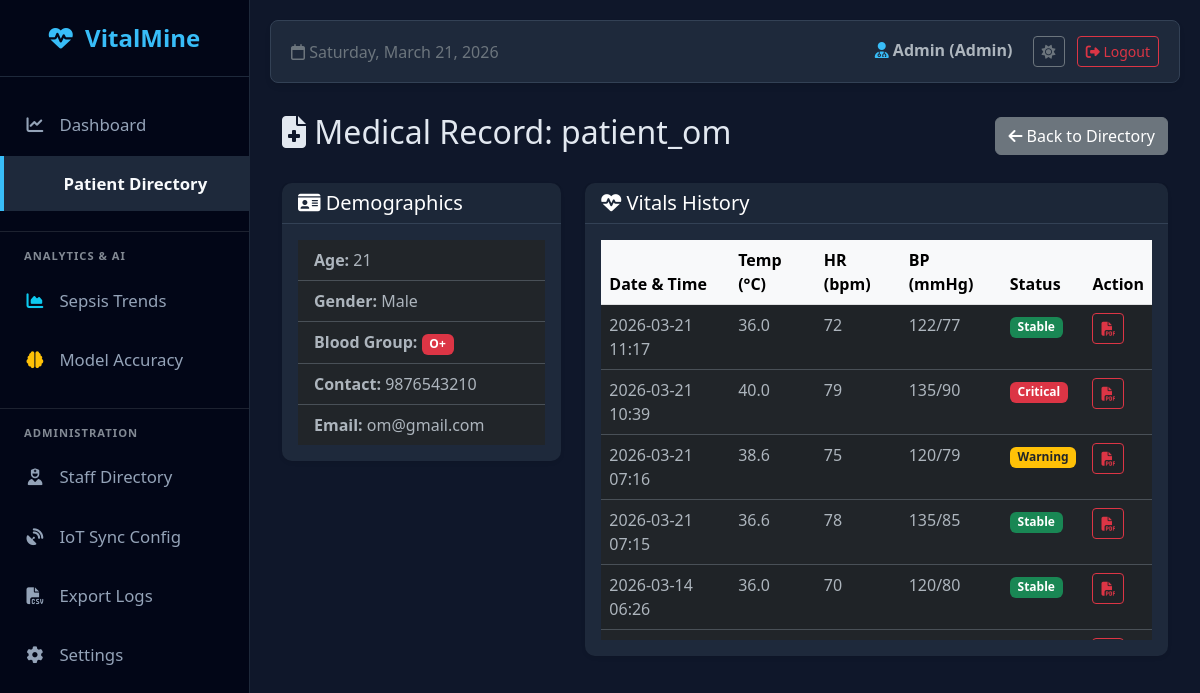
The page /patient_file/4 (signed in) on the database its author committed.
### models.py (models this page shows)
class User(UserMixin, db.Model):
    id = db.Column(db.Integer, primary_key=True)
    username = db.Column(db.String(100), unique=True, nullable=False)
    email = db.Column(db.String(120), unique=True, nullable=True)
    password = db.Column(db.String(100), nullable=False)
    role = db.Column(db.String(20), nullable=False, default="patient")
    age = db.Column(db.Integer, nullable=True)
    gender = db.Column(db.String(20), nullable=True)
    blood_group = db.Column(db.String(10), nullable=True)
    contact = db.Column(db.String(20), nullable=True)
    emp_id = db.Column(db.String(50), nullable=True)
    department = db.Column(db.String(50), nullable=True)
    entries = db.relationship("Entry", backref="author", lazy=True)

class Entry(db.Model):
    id = db.Column(db.Integer, primary_key=True)
    user_id = db.Column(db.Integer, db.ForeignKey("user.id"), nullable=True)
    name = db.Column(db.String(100), nullable=False)
    temp = db.Column(db.Float, nullable=False)
    hr = db.Column(db.Integer, nullable=False)
    rr = db.Column(db.Integer, nullable=False)
    sys_bp = db.Column(db.Integer, nullable=True)
    dia_bp = db.Column(db.Integer, nullable=True)
    status = db.Column(db.String(20), nullable=False)
    advice = db.Column(db.String(200), nullable=True)
    timestamp = db.Column(db.DateTime, default=datetime.utcnow)

### app.py (the view)
@app.route("/patient_file/<int:patient_id>")
@login_required
def patient_file(patient_id):
    if current_user.role not in ["doctor", "nurse", "admin"]:
        flash("Access Denied.", "danger")
        return redirect(url_for("home"))
    patient = db.session.get(User, patient_id)
    if not patient or patient.role != "patient":
        return "Patient not found", 404
    history = (
        Entry.query.filter_by(user_id=patient_id).order_by(Entry.timestamp.desc()).all()
    )
    return render_template("patient_file.html", patient=patient, history=history)

### app.py (called while the page is built)
@login_manager.user_loader
def load_user(user_id):
    return db.session.get(User, int(user_id))

### templates/patient_file.html
{% extends "base.html" %} {% block content %}
<div class="container mt-4">
  <div class="d-flex justify-content-between align-items-center mb-4">
    <h2>
      <i class="fa-solid fa-file-medical"></i> Medical Record: {{
      patient.username }}
    </h2>
    <a href="/patients" class="btn btn-secondary"
      ><i class="fa-solid fa-arrow-left"></i> Back to Directory</a
    >
  </div>
  <div class="row">
    <div class="col-md-4 mb-4">
      <div class="card shadow-sm border-0">
        <div class="card-header bg-dark text-white">
          <h5 class="mb-0"><i class="fa-solid fa-id-card"></i> Demographics</h5>
        </div>
        <div class="card-body">
          <ul class="list-group list-group-flush">
            <li class="list-group-item">
              <strong>Age:</strong> {{ patient.age or 'N/A' }}
            </li>
            <li class="list-group-item">
              <strong>Gender:</strong> {{ patient.gender or 'N/A' }}
            </li>
            <li class="list-group-item">
              <strong>Blood Group:</strong>
              <span class="badge bg-danger"
                >{{ patient.blood_group or 'N/A' }}</span
              >
            </li>
            <li class="list-group-item">
              <strong>Contact:</strong> {{ patient.contact or 'N/A' }}
            </li>
            <li class="list-group-item">
              <strong>Email:</strong> {{ patient.email or 'N/A' }}
            </li>
          </ul>
        </div>
      </div>
    </div>
    <div class="col-md-8 mb-4">
      <div class="card shadow-sm border-0">
        <div class="card-header bg-primary text-white">
          <h5 class="mb-0">
            <i class="fa-solid fa-heart-pulse"></i> Vitals History
          </h5>
        </div>
        <div class="card-body">
          {% if history %}
          <div
            class="table-responsive"
            style="max-height: 400px; overflow-y: auto"
          >
            <table class="table table-hover table-striped">
              <thead
                class="table-light"
                style="position: sticky; top: 0; z-index: 1"
              >
                <tr>
                  <th>Date & Time</th>
                  <th>Temp (°C)</th>
                  <th>HR (bpm)</th>
                  <th>BP (mmHg)</th>
                  <th>Status</th>
                  <th>Action</th>
                </tr>
              </thead>
              <tbody>
                {% for entry in history %}
                <tr>
                  <td>{{ entry.timestamp.strftime('%Y-%m-%d %H:%M') }}</td>
                  <td>{{ entry.temp }}</td>
                  <td>{{ entry.hr }}</td>
                  <td>{{ entry.sys_bp }}/{{ entry.dia_bp }}</td>
                  <td>
                    {% if entry.status == 'High' or entry.status == 'Critical'
                    %}
                    <span class="badge bg-danger">Critical</span>
                    {% elif entry.status == 'Warning' %}
                    <span class="badge bg-warning text-dark">Warning</span>
                    {% else %}
                    <span class="badge bg-success">Stable</span>
                    {% endif %}
                  </td>
                  <td>
                    <a
                      href="{{ url_for('generate_pdf', entry_id=entry.id) }}"
                      class="btn btn-sm btn-outline-danger"
                    >
                      <i class="fa-solid fa-file-pdf"></i>
                    </a>
                  </td>
                </tr>
                {% endfor %}
              </tbody>
            </table>
          </div>
          {% else %}
          <div class="alert alert-secondary text-center">
            No vitals history recorded for this patient yet.
          </div>
          {% endif %}
        </div>
      </div>
    </div>
  </div>
</div>
{% endblock %}

### templates/base.html (shortened to what this page needs)
<!doctype html>
<html lang="en" data-bs-theme="dark">
  <head>
    <link
      href="https://cdn.jsdelivr.net/npm/bootstrap@5.3.0/dist/css/bootstrap.min.css"
      rel="stylesheet"
    />
    <link
      rel="stylesheet"
      href="https://cdnjs.cloudflare.com/ajax/libs/font-awesome/6.4.0/css/all.min.css"
    />
    <link
      rel="stylesheet"
      href="https://cdn.datatables.net/1.13.6/css/dataTables.bootstrap5.min.css"
    />
  </head>
  <body>
    {% if current_user.is_authenticated %}
    <div class="sidebar">
      <div class="brand"><i class="fa-solid fa-heart-pulse"></i> VitalMine</div>
      <ul class="nav flex-column mb-auto mt-2">
        {% if current_user.role in ['admin', 'doctor'] %}
        <li class="nav-item mb-1">
          <a
            href="{{ url_for('home') }}"
            class="{% if request.path == '/' %}active fw-bold{% endif %}"
          >
            <i class="fa-solid fa-chart-line"></i> Dashboard
          </a>
        </li>
        {% endif %}  {% if current_user.role in ['admin', 'doctor', 'nurse'] %}
        <li class="nav-item mb-1">
          <a
            href="{{ url_for('patients_directory') }}"
            class="{% if '/patient' in request.path %}active fw-bold{% endif %}"
          >
             Patient Directory
          </a>
        </li>
        {% endif %} {% if current_user.role != 'patient' %}
        <hr class="text-secondary my-3 border-secondary" />
        <small
          class="text-muted fw-bold px-4 mb-2 d-block"
          style="font-size: 0.7rem; letter-spacing: 1px"
          >ANALYTICS & AI</small
        >
        <li class="nav-item mb-1">
          <a
            href="/trends"
            class="{% if request.path == '/trends' %}active fw-bold{% endif %}"
          >
            <i class="fa-solid fa-chart-area text-info"></i> Sepsis Trends
          </a>
        </li>
        <li class="nav-item mb-1">
          <a
            href="/model_accuracy"
            class="{% if request.path == '/model_accuracy' %}active fw-bold{% endif %}"
          >
            <i class="fa-solid fa-brain text-warning"></i> Model Accuracy
          </a>
        </li>
        <hr class="text-secondary my-3 border-secondary" />
        <small
          class="text-muted fw-bold px-4 mb-2 d-block"
          style="font-size: 0.7rem; letter-spacing: 1px"
          >ADMINISTRATION</small
        >
        <li class="nav-item mb-1">
          <a
            href="/staff"
            class="{% if request.path == '/staff' %}active fw-bold{% endif %}"
          >
            <i class="fa-solid fa-user-nurse"></i> Staff Directory
          </a>
        </li>
        <li class="nav-item mb-1">
          <a
            href="/iot_config"
            class="{% if request.path == '/iot_config' %}active fw-bold{% endif %}"
          >
            <i class="fa-solid fa-satellite-dish"></i> IoT Sync Config
          </a>
        </li>
        {% if current_user.role == 'admin' %}
        <li class="nav-item mb-1">
          <a href="{{ url_for('export_data') }}">
            <i class="fa-solid fa-file-csv"></i> Export Logs
          </a>
        </li>
        {% endif %}
        <li class="nav-item mb-1">
          <a
            href="/settings"
            class="{% if request.path == '/settings' %}active fw-bold{% endif %}"
          >
            <i class="fa-solid fa-gear"></i> Settings
          </a>
        </li>
        {% endif %}
      </ul>
    </div>
    {% endif %}
    <div
      class="main-content"
    >
      {% if current_user.is_authenticated %}
      <div class="top-navbar">
        <div class="text-secondary">
          <i class="fa-regular fa-calendar"></i> <span id="currentDate"></span>
        </div>
        <div>
          <span class="fw-bold me-3 text-body">
            <i
              class="fa-solid fa-user-doctor"
              style="color: var(--vm-accent)"
            ></i>
            {{ current_user.username | capitalize }} ({{ current_user.role |
            capitalize }})
          </span>
          <button
            id="theme-toggle"
            class="btn btn-sm btn-outline-secondary me-2"
          >
            <i id="theme-icon" class="fa-solid fa-moon"></i>
          </button>
          <a
            href="{{ url_for('logout') }}"
            class="btn btn-sm btn-outline-danger"
            ><i class="fa-solid fa-right-from-bracket"></i> Logout</a
          >
        </div>
      </div>
      {% endif %}  {% block content %}{% endblock %}
    </div>
  </body>
</html>

### templates/base.html (style rules this page uses)
:root { --vm-bg: #f4f7f6; --vm-sidebar-bg: #1d2b36; --vm-sidebar-border: #2c3e50; --vm-card-bg: #ffffff; --vm-card-border: #e3e6f0; --vm-text-main: #5a5c69; --vm-text-muted: #858796; --vm-topbar-bg: #ffffff; --vm-grid-line: #e9ecef; --vm-organ-base: #e9ecef; --vm-organ-stroke: #ced4da; --vm-accent: #4db8ff; }
[data-bs-theme="dark"] { --vm-bg: #0f172a; --vm-sidebar-bg: #020617; --vm-sidebar-border: #1e293b; --vm-card-bg: #1e293b; --vm-card-border: #334155; --vm-text-main: #e2e8f0; --vm-text-muted: #94a3b8; --vm-topbar-bg: #1e293b; --vm-grid-line: #1e293b; --vm-organ-base: #334155; --vm-organ-stroke: #475569; --vm-accent: #38bdf8; }
body { background-color: var(--vm-bg); font-family: "Segoe UI", Tahoma, Geneva, Verdana, sans-serif; overflow-x: hidden; color: var(--vm-text-main); transition: background-color 0.3s, color 0.3s; }
.sidebar { height: 100vh; width: 250px; position: fixed; top: 0; left: 0; background-color: var(--vm-sidebar-bg); padding-top: 20px; border-right: 1px solid var(--vm-sidebar-border); z-index: 1000; transition: background-color 0.3s; }
.sidebar .brand { font-size: 1.5rem; font-weight: bold; text-align: center; padding-bottom: 20px; border-bottom: 1px solid var(--vm-sidebar-border); margin-bottom: 20px; color: var(--vm-accent); }
.sidebar a { padding: 15px 25px; text-decoration: none; font-size: 1.05rem; color: #94a3b8; display: block; transition: 0.3s; }
.sidebar a:hover, .sidebar a.active { color: #f8fafc; background-color: var(--vm-sidebar-border); border-left: 4px solid var(--vm-accent); }
.sidebar i { margin-right: 10px; width: 20px; text-align: center; }
.main-content { margin-left: 250px; padding: 20px; min-height: 100vh; }
.top-navbar { background-color: var(--vm-topbar-bg); border-radius: 8px; padding: 15px 20px; border: 1px solid var(--vm-card-border); box-shadow: 0 4px 6px -1px rgba(0, 0, 0, 0.1); margin-bottom: 30px; display: flex; justify-content: space-between; align-items: center; transition: background-color 0.3s; }
.card { background-color: var(--vm-card-bg); border: 1px solid var(--vm-card-border); box-shadow: 0 4px 6px -1px rgba(0, 0, 0, 0.1); border-radius: 10px; transition: background-color 0.3s; }
.card-header { background-color: rgba(0, 0, 0, 0.05) !important; border-bottom: 1px solid var(--vm-card-border) !important; }

### rows shown on the page
User: username "Admin", role "Admin"
User: username "patient_om", age "21", gender "Male", blood_group "O+", contact "9876543210", email "om@gmail.com"
Entry: timestamp "2026-03-21 11:17", temp "36.0", hr "72", sys_bp "122", dia_bp "77", status "Stable"
Entry: timestamp "2026-03-21 10:39", temp "40.0", hr "79", sys_bp "135", dia_bp "90", status "Critical"
Entry: timestamp "2026-03-21 07:16", temp "38.6", hr "75", sys_bp "120", dia_bp "79", status "Warning"
Entry: timestamp "2026-03-21 07:15", temp "36.6", hr "78", sys_bp "135", dia_bp "85", status "Stable"
Entry: timestamp "2026-03-14 06:26", temp "36.0", hr "70", sys_bp "120", dia_bp "80", status "Stable"
